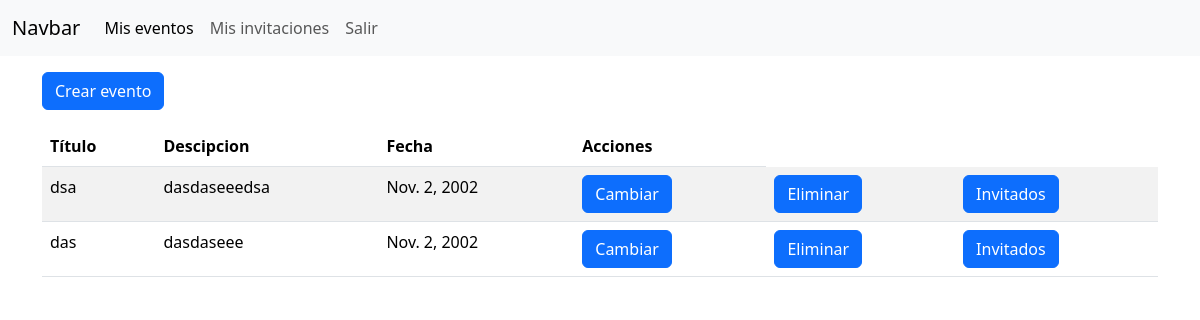
Page /index/ (signed in) on the earlier database version.
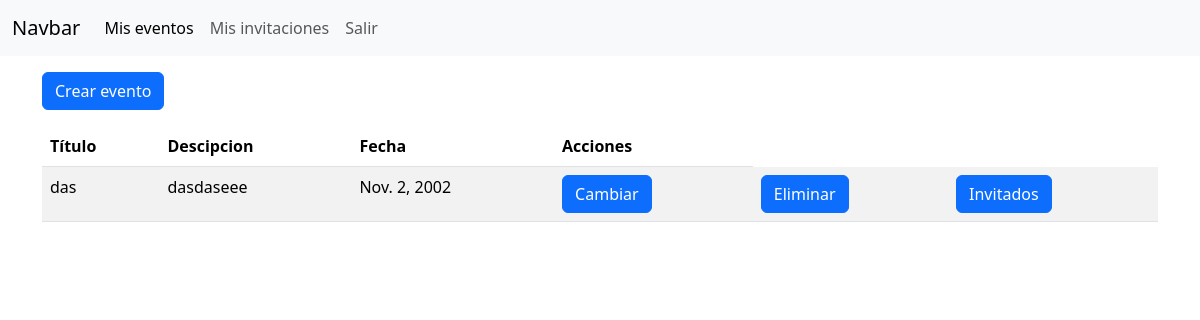
Same page on the later database version.
### eventos_app/models.py (models this page shows)
class Evento(models.Model):
    titulo = models.CharField(max_length=50)
    descripcion = models.CharField(max_length=50)
    fecha = models.DateField()
    usuario = models.ForeignKey(Usuario, on_delete=models.CASCADE, related_name="miseventos")
    invitados = models.ManyToManyField(Usuario, related_name="invitaciones")

### eventos_app/views.py (the view)
# urls.py: path('index/', index, name="index"),
def index(request):
    eventos = Evento.objects.filter(usuario = request.user)
    return render(request, 'index.html', {'eventos': eventos})

### usuarios_app/templates/index.html (shortened to what this page needs)
{% extends 'base.html' %}
{% block content %}
<a href="{% url 'crear_evento' %}" class="btn btn-primary mb-3 mt-3">Crear evento</a>
<table class="table table-striped table-hover">
    <thead>
        <th>Título</th>
        <th>Descipcion</th>
        <th>Fecha</th>
        <th>Acciones</th>
    </thead>
    {% for evento in eventos %}
        <tr>
            <td>{{ evento.titulo }}</td>
            <td>{{ evento.descripcion }}</td>
            <td>{{ evento.fecha }}</td>
            <td><a href="{% url 'cambiar_evento' evento.id %}" class="btn btn-primary">Cambiar</a></td>
            <td>
                <form method="POST" action="{% url 'borrar_evento' evento.id %}" onsubmit="return confirm('¿Seguro?')">
                    <button type="submit" value="borrar" class="btn btn-primary">Eliminar</button>
                </form>
            </td>
            <td><a href="{% url 'invitados' evento.id %}" class="btn btn-primary">Invitados</a></td>
        </tr>
    {% empty %}
        <tr><td colspan="3">No hay eventos</td></tr>
    {% endfor %}
</table>
 {% endblock %}

### usuarios_app/templates/base.html (shortened to what this page needs)
<!DOCTYPE html>
<html lang="es">
<head>
    <link href="https://cdn.jsdelivr.net/npm/bootstrap@5.3.3/dist/css/bootstrap.min.css" rel="stylesheet">
</head>
<body>
    <header>
        {% include 'menu.html' %}
    </header>
    <main>
        <div class="container">
            {% block content %}{% endblock %}
        </div>
    </main>
</body>
</html>

### usuarios_app/templates/menu.html (shortened to what this page needs)
<nav class="navbar navbar-expand-lg bg-body-tertiary">
    <div class="container-fluid">
        <a class="navbar-brand" href="#">Navbar</a>
        <div class="collapse navbar-collapse" id="navbarSupportedContent">
            <ul class="navbar-nav me-auto mb-2 mb-lg-0">
                {% if request.user.is_authenticated %}
                    <li class="nav-item">
                        <a class="nav-link active" aria-current="page" href="/index">Mis eventos</a>
                    </li>
                    <li class="nav-item">
                        <a class="nav-link" href="/misinvitaciones">Mis invitaciones</a>
                    </li>
                    <li class="nav-item">
                        <a class="nav-link" href="{% url 'salir' %}">Salir</a>
                    </li>
                {% endif %}
            </ul>
        </div>
    </div>
</nav>

Differences in the rows shown:
removed Evento: titulo "dsa", descripcion "dasdaseeedsa", fecha "Nov. 2, 2002"
